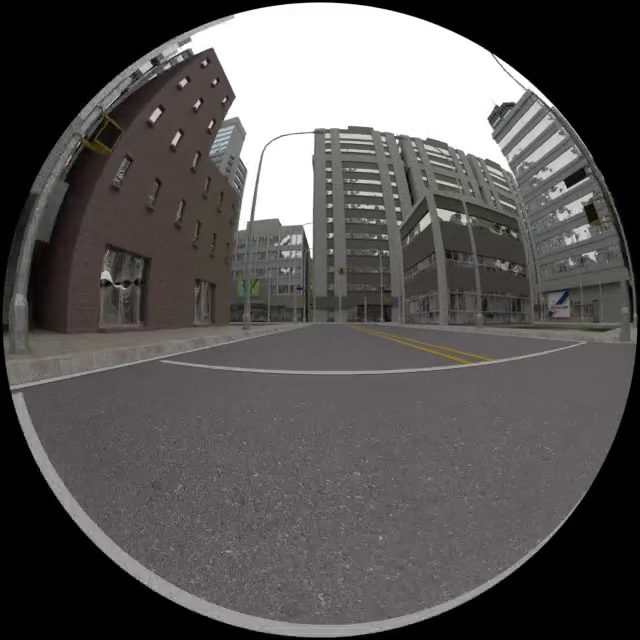
#> input picture frame 3 of 260-290mp4/Back_0260-0290.mp4, 640 x 640 px
$ python stichPanoramas.py   (older library calls are emulated)
#> lines starting #> are read from the running program, lines starting #| are printed output that depends on the picture; after the words box and inside, x2 and y2 are one past the last pixel; in counts of white or black regions, pixels touching at a corner belong together; pictures that were not available may be replaced by others from this repository, and a replacement may not be noted
# -*- coding: utf-8 -*-
"""
Created on Wed Oct 14 15:51:40 2020

@author: Dawid
"""
import cv2
assert int(cv2.__version__[0]) >= 3, 'The fisheye module requires opencv version >= 3.0.0'
import numpy
# import os
import glob
import time
# from matplotlib import pyplot as plt
import sys


# [6 lines left out: function click_event, not called in this run]


def create_maps_using_homography_matrix(source_image, homography_matrix, invert_matrix = False, destination_image = None):
    """creates map to convert source_image to destination_image using
    destination_image = cv2.remap(source_image, map_x, map_y, cv2.INTER_LINEAR)
    https://stackoverflow.com/questions/46520123/how-do-i-use-opencvs-remap-function"""
    # ground truth homography from destination_image to source_image
    if invert_matrix is True:
        _, homography_matrix = cv2.invert(homography_matrix)

    if destination_image is None:
        destination_image = cv2.warpPerspective(source_image, homography_matrix, source_image.shape[:2][::-1])

    # create indices of the destination image and linearize them
    height, width = destination_image.shape[:2]
    indy, indx = numpy.indices((height, width), dtype=numpy.float32)
    linearized_homeography_indices = numpy.array([indx.ravel(), indy.ravel(), numpy.ones_like(indx).ravel()])

    # warp the coordinates of source_image to those of destination_image
    map_ind = homography_matrix.dot(linearized_homeography_indices)
    map_x, map_y = map_ind[:-1]/map_ind[-1]  # ensure homogeneity
    map_x = map_x.reshape(height, width).astype(numpy.float32)
    map_y = map_y.reshape(height, width).astype(numpy.float32)

    # convert maps to fixed point numbers
    map_x_fp, map_y_fp = cv2.convertMaps(map_x, map_y, cv2.CV_32FC1)

    return map_x_fp, map_y_fp

# [45 lines left out: function find_parameters_to_make_top_view, not called in this run]

def make_top_view(img, points_source = None, points_destination = None, shrinking_parameter = None, crop_top = None, crop_bottom = None, map_x = None, map_y = None, return_maps=False):
    # start_time = time.time()
    if shrinking_parameter is None and crop_top is None and crop_bottom is None:
        # top view from points
        if points_source is None:
            #szukanie jakies sensowne? albo cos z gory zalozyc
            heigth, width = img.shape[:2]
            #bottom left, center left, center right, bottom right
            # points_source = numpy.array([[0, heigth], [int(1/4*width), int(heigth/2)], [int(3/4*width), int(heigth/2)], [width, heigth]], dtype=numpy.float32)
            # top left, top right, bottom right, botom left
            points_source = numpy.array([[0,0], [width,0], [0,heigth], [width,heigth]], dtype=numpy.float32)
            # for pt in points_source:
            #     cv2.circle(img, tuple(pt.astype(numpy.int)), 5, (0,0,255), -1)
        if points_destination is None:
            # points_destination = numpy.array([[0, heigth], [0, 0], [width, 0], [width, heigth]], dtype=numpy.float32) # jakies kompletnie losowe tera
            points_destination = numpy.array([[448,609], [580,609], [580,741], [448,741]], dtype=numpy.float32) # jakies kompletnie losowe tera

        homography_matrix = cv2.getPerspectiveTransform(points_source, points_destination)
        if map_x is None or map_y is None:
            map_x, map_y = create_maps_using_homography_matrix(img, homography_matrix, invert_matrix=True)
        result = cv2.remap(img, map_x, map_y, cv2.INTER_LINEAR, cv2.CV_32FC1)
        #result = cv2.warpPerspective(img, homography_matrix, img.shape[:2][::-1])
    else:
        # top view from parameters
        heigth_original, width = img.shape[:2]
        img2=img[crop_top:img.shape[0]-crop_bottom,:,:]
        heigth = heigth_original-crop_top-crop_bottom
        points_source = numpy.array([[0,0], [width,0], [0,heigth], [width,heigth]], dtype=numpy.float32)
        points_destination = numpy.array([[0,0], [width,0], [shrinking_parameter,heigth], [width-shrinking_parameter,heigth]], dtype=numpy.float32)

        homography_matrix = cv2.getPerspectiveTransform(points_source, points_destination)
        if map_x is None or map_y is None:
            map_x, map_y = create_maps_using_homography_matrix(img2, homography_matrix, invert_matrix=True)
        result = cv2.remap(img2, map_x, map_y, cv2.INTER_LINEAR, cv2.CV_32FC1)
        # [11 lines of commented-out code are left out]
    if return_maps is True:
        return result, map_x, map_y
    else:
        return result

# [184 lines left out: functions getCameraParameters_using_omnidirectional, getCameraParameters, undistort, undistort2, undistort3, not called in this run]

def find_undistortion_maps(img, K,D,DIM, balance=0.0, dim2=None, dim3=None):
    # balance not used
    # using undistort3() with undistort_with_maps()
    """https://stackoverflow.com/a/44009548"""
    dim1 = img.shape[:2][::-1]  #dim1 is the dimension of input image to un-distort
    if not dim3:
        dim3 = dim1

    # Scaling the matrix coefficients!
    new_K = K.copy()
    new_K[0,0]=K[0,0]/2
    new_K[1,1]=K[1,1]/2

    # map1, map2 = cv2.fisheye.initUndistortRectifyMap(K, D, numpy.eye(3), new_K, (800,600), cv2.CV_16SC2)  # Pass k in 1st parameter, nk in 4th parameter
    map1, map2 = cv2.fisheye.initUndistortRectifyMap(K, D, numpy.eye(3), new_K, dim3, cv2.CV_16SC2)  # Pass k in 1st parameter, nk in 4th parameter
    return (map1, map2)

def undistort_with_maps(img, maps):
    """https://stackoverflow.com/a/44009548"""
    undistorted_img = cv2.remap(img, maps[0], maps[1], interpolation=cv2.INTER_LINEAR, borderMode=cv2.BORDER_CONSTANT)
    return undistorted_img


# [179 lines left out: functions undistort4, get_rotation_x_clockwise, get_rotation_y_clockwise, get_rotation_z_clockwise, get_translation, get_scale and 4 more, not called in this run]


def combine_top_view(imgBack, imgLeft, imgFront, imgRight, Back_position=None, Left_position=None, Front_position=None, Right_position=None, mask_Back=None, mask_Left=None, mask_Front=None, mask_Right=None, return_masks = False, first_run = False):
    #Position is a list containing x_position, y_position, z_position,
    #                              camera_pitch, camera_yaw, camera_roll,
    #                              image_scale_x, image_scale_y
    # top left is begining x> y\/

    # rotation
    imgBack_rotated = cv2.rotate(imgBack, cv2.ROTATE_180)
    imgLeft_rotated = cv2.rotate(imgLeft, cv2.ROTATE_90_COUNTERCLOCKWISE)
    imgRight_rotated = cv2.rotate(imgRight, cv2.ROTATE_90_CLOCKWISE)

    if Back_position is None:
        Back_position = [0,  5,  0,  \
                         0,  0,  0,     \
                             1, 0.4]
    if Left_position is None:
        Left_position = [-0,  0,  0,  \
                         0,  0,  0,     \
                             0.4, 1]
    if Front_position is None:
        Front_position = [0,  -5,  0,  \
                         0,  0,  0,     \
                             1, 0.4]
    if Right_position is None:
        Right_position = [0,  0,  0,  \
                         0,  0,  0,     \
                             0.4, 1]

    # scale
    imgBack_rotated = cv2.resize(imgBack_rotated, (0, 0), None, Back_position[6], Back_position[7])
    imgLeft_rotated = cv2.resize(imgLeft_rotated, (0, 0), None, Left_position[6], Left_position[7])
    imgFront = cv2.resize(imgFront, (0, 0), None, Front_position[6], Front_position[7])
    imgRight_rotated = cv2.resize(imgRight_rotated, (0, 0), None, Right_position[6], Right_position[7])

    calculate_masks = False
    if first_run is True:
        imgCombined_height = max(imgFront.shape[0] - Front_position[1] + imgBack_rotated.shape[0] + Back_position[1], imgLeft_rotated.shape[0], imgRight_rotated.shape[0])
        imgCombined_width = max(imgRight_rotated.shape[1] + Right_position[0] + imgLeft_rotated.shape[1] - Left_position[0], imgFront.shape[1], imgBack_rotated.shape[1])
        center_x = int(imgCombined_width/2)
        center_y = int(imgCombined_height/2)

        M_Back = get_translation2(center_x-int(imgBack_rotated.shape[1]/2)+Back_position[0], center_y+Back_position[1])
        M_Left = get_translation2(center_x-int(imgLeft_rotated.shape[1])+Left_position[0], center_y-int(imgLeft_rotated.shape[0]/2)+Left_position[1])
        M_Front = get_translation2(center_x-int(imgFront.shape[1]/2)+Front_position[0], center_y-int(imgFront.shape[0])+Front_position[1])
        M_Right = get_translation2(center_x+Right_position[0], center_y-int(imgRight_rotated.shape[0]/2)+Right_position[1])


        warpedBack = cv2.warpAffine(imgBack_rotated, M_Back, (imgCombined_width, imgCombined_height))
        warpedLeft = cv2.warpAffine(imgLeft_rotated, M_Left, (imgCombined_width, imgCombined_height))
        warpedFront = cv2.warpAffine(imgFront, M_Front, (imgCombined_width, imgCombined_height))
        warpedRight = cv2.warpAffine(imgRight_rotated, M_Right, (imgCombined_width, imgCombined_height))

        calculate_masks = True

        # [30 lines of commented-out code are left out]

    else:

        # calculate imgCombined size
        imgCombined_height = min(imgFront.shape[0] - Front_position[1] + imgBack_rotated.shape[0] + Back_position[1], imgLeft_rotated.shape[0], imgRight_rotated.shape[0])
        imgCombined_width = min(imgRight_rotated.shape[1] + Right_position[0] + imgLeft_rotated.shape[1] - Left_position[0], imgFront.shape[1], imgBack_rotated.shape[1])

        center_y = int(imgCombined_height/2)
        center_x = int(imgCombined_width/2)

        # translation
        M_Back = (center_x-int(imgBack_rotated.shape[1]/2)+Back_position[0], center_y+Back_position[1])
        M_Left = (center_x-int(imgLeft_rotated.shape[1])+Left_position[0], center_y-int(imgLeft_rotated.shape[0]/2)+Left_position[1])
        M_Front = (center_x-int(imgFront.shape[1]/2)+Front_position[0], center_y-int(imgFront.shape[0])+Front_position[1],0)
        M_Right = (center_x+Right_position[0], center_y-int(imgRight_rotated.shape[0]/2)+Right_position[1])

        warpedBack = numpy.zeros((imgCombined_height, imgCombined_width, 3))
        warpedLeft = numpy.zeros((imgCombined_height, imgCombined_width, 3))
        warpedFront = numpy.zeros((imgCombined_height, imgCombined_width, 3))
        warpedRight = numpy.zeros((imgCombined_height, imgCombined_width, 3))

        warpedBack[M_Back[1] : M_Back[1] + imgBack_rotated.shape[0], :, : ] = imgBack_rotated[:, int(imgBack_rotated.shape[1]/2) - Back_position[0] - center_x : int(imgBack_rotated.shape[1]/2) - Back_position[0] + center_x , :]
        warpedFront[M_Front[1] : M_Front[1] + imgFront.shape[0], :, : ] = imgFront[:, int(imgFront.shape[1]/2) - Front_position[0] - center_x : int(imgFront.shape[1]/2) - Front_position[0] + center_x , :]
        warpedLeft[:, M_Left[0] : M_Left[0] + imgLeft_rotated.shape[1], : ] = imgLeft_rotated[int(imgLeft_rotated.shape[0]/2) - Left_position[1] - center_y : int(imgLeft_rotated.shape[0]/2) - Left_position[1] + center_y , :, :]
        warpedRight[:, M_Right[0] : M_Right[0] + imgRight_rotated.shape[1], : ] = imgRight_rotated[int(imgRight_rotated.shape[0]/2) - Right_position[1] - center_y : int(imgRight_rotated.shape[0]/2) - Right_position[1] + center_y , :, :]


    if return_masks is True or calculate_masks is True:
        mask_Back = (warpedBack != 0)
        mask_Left = (warpedLeft != 0)
        mask_Front = (warpedFront != 0)
        mask_Right = (warpedRight != 0)


    # combine
    imgCombined = numpy.zeros((imgCombined_height, imgCombined_width, 3), dtype=numpy.uint8)
    imgCombined[mask_Left] = warpedLeft[mask_Left]
    imgCombined[mask_Right] = warpedRight[mask_Right]
    imgCombined[mask_Back] = warpedBack[mask_Back]
    imgCombined[mask_Front] = warpedFront[mask_Front]

    # [19 lines of commented-out code are left out]

    if return_masks:
        return mask_Back, mask_Left, mask_Front, mask_Right
    else:
        return imgCombined

def equirect_proj(x_proj, y_proj, W, H, fov):
    """Return the equirectangular projection on a unit sphere,
    given cartesian coordinates of the de-warped image."""
    theta_alt = x_proj * fov / W
    phi_alt = y_proj * numpy.pi / H

    x = numpy.sin(theta_alt) * numpy.cos(phi_alt)
    y = numpy.sin(phi_alt)
    z = numpy.cos(theta_alt) * numpy.cos(phi_alt)

    return numpy.arctan2(y, x), numpy.arctan2(numpy.sqrt(x**2 + y**2), z)


def buildmap(Ws, Hs, Wd, Hd, fov=180.0):
    """Return a mapping from de-warped images to fisheye images."""
    fov = fov * numpy.pi / 180.0

    # cartesian coordinates of the de-warped rectangular image
    ys, xs = numpy.indices((Hs, Ws), numpy.float32)
    y_proj = Hs / 2.0 - ys
    x_proj = xs - Ws / 2.0

    # spherical coordinates
    theta, phi = equirect_proj(x_proj, y_proj, Ws, Hs, fov)

    # polar coordinates (of the fisheye image)
    p = Hd * phi / fov

    # cartesian coordinates of the fisheye image
    y_fish = p * numpy.sin(theta)
    x_fish = p * numpy.cos(theta)

    ymap = Hd / 2.0 - y_fish
    xmap = Wd / 2.0 + x_fish

    # convert maps to fixed point numbers
    xmap_fp, ymap_fp = cv2.convertMaps(xmap, ymap, cv2.CV_32FC1)

    return xmap_fp, ymap_fp


# [271 lines left out: functions stack_two_images_with_offsets, find_parameters_for_two_image_stack, warpTwoImages, stitch_two_images_using_ORB, not called in this run]


class Main():

    def __init__(self):
        self.K = None
        self.D = None
        self.DIM = None


        self.load_cameras()
        self.frame_counter = 0
        if MAKE_TOP_VIEW is True:
            self.calibrate_top_view()
        if MAKE_EQUIRECTANGULAR_PROJECTION is True:
            self.calibrate_equirectangular_projection()


    def load_cameras(self):
        self.capBack = cv2.VideoCapture("260-290mp4/Back_0260-0290.mp4")
        self.capLeft = cv2.VideoCapture("260-290mp4/Left_0260-0290.mp4")
        self.capFront = cv2.VideoCapture("260-290mp4/Front_0260-0290.mp4")
        self.capRight = cv2.VideoCapture("260-290mp4/Right_0260-0290.mp4")


    def calibrate_camera(self):
        """
        Calibrate camera
        """
        if USE_PREDEFINED_CAMERA_PARAMETERS is True:
            self.K = numpy.array([[219.85077387813544, 0.0, 321.8468539428703], [0.0, 219.81115217715458, 321.26199300586325], [0.0, 0.0, 1.0]])
            self.D = numpy.array([[-0.02236163741176025], [-0.01566355538478192], [0.0066695817100666304], [-0.0009867103996664935]])
            self.DIM =(640, 640)
        elif ONLY_VALID_IMAGES_FOR_CAMERA_CALIBRATION is True:
            calibrationDirectory = only_valid_images_for_calibration
            self.K, self.D, self.DIM = getCameraParameters_using_omnidirectional(calibrationDirectory)
            self.K, self.D, self.DIM = getCameraParameters(calibrationDirectory)
        else:
            calibrationDirectory = 'dataset5/*.jpg'
            calibrationDirectory = glob.glob(calibrationDirectory)
            self.K, self.D, self.DIM = getCameraParameters_using_omnidirectional(calibrationDirectory)
            self.K, self.D, self.DIM = getCameraParameters(calibrationDirectory)


        # [17 lines of commented-out code are left out]


    def calibrate_top_view(self):
        """
        Calibrate top view
        """
        if self.frame_counter == 0:
            self.read_frame()
#> in read_frame, self.imgBack is the input picture: shape (640, 640, 3); mean B, G, R 85.1, 85.7, 87.5
        if self.K is None or self.D is None or self.DIM is None:
            self.calibrate_camera()


        #unwrap images using fisheye calibration
        self.undistortion_maps = find_undistortion_maps(self.imgBack,self.K,self.D,self.DIM)
        imgBack_unwarped0 = undistort_with_maps(self.imgBack, self.undistortion_maps)
        imgLeft_unwarped0 = undistort_with_maps(self.imgLeft, self.undistortion_maps)
        imgFront_unwarped0 = undistort_with_maps(self.imgFront, self.undistortion_maps)
        imgRight_unwarped0 = undistort_with_maps(self.imgRight, self.undistortion_maps)
        # img3 = numpy.concatenate((imgBack_unwarped0, imgLeft_unwarped0, imgFront_unwarped0, imgRight_unwarped0), axis=1)

        if USE_PREDEFINED_TOP_VIEW_PARAMETERS is True:
            # 1 version
            self.shrinking_parameter = 300
            self.crop_top = 340
            self.crop_bottom = 0
            # 3 version
            # shrinking_parameter = 290
            # crop_top = 350
            # crop_bottom = 0
            _, self.top_view_map_x, self.top_view_map_y = make_top_view(imgBack_unwarped0, shrinking_parameter=self.shrinking_parameter, crop_top=self.crop_top, crop_bottom=self.crop_bottom, return_maps=True)
        else:
            self.shrinking_parameter, self.crop_top, self.crop_bottom, self.top_view_map_x, self.top_view_map_y = find_parameters_to_make_top_view(imgBack_unwarped0)

        imgBack_topview = make_top_view(imgBack_unwarped0, shrinking_parameter=self.shrinking_parameter, crop_top=self.crop_top, crop_bottom=self.crop_bottom, map_x=self.top_view_map_x, map_y=self.top_view_map_y)
        imgLeft_topview = make_top_view(imgLeft_unwarped0, shrinking_parameter=self.shrinking_parameter, crop_top=self.crop_top, crop_bottom=self.crop_bottom, map_x=self.top_view_map_x, map_y=self.top_view_map_y)
        imgFront_topview = make_top_view(imgFront_unwarped0, shrinking_parameter=self.shrinking_parameter, crop_top=self.crop_top, crop_bottom=self.crop_bottom, map_x=self.top_view_map_x, map_y=self.top_view_map_y)
        imgRight_topview = make_top_view(imgRight_unwarped0, shrinking_parameter=self.shrinking_parameter, crop_top=self.crop_top, crop_bottom=self.crop_bottom, map_x=self.top_view_map_x, map_y=self.top_view_map_y)
        # [7 lines of commented-out code are left out]


        if USE_PREDEFINED_COMBINE_TOP_VIEW_PARAMETERS is True:
            # 1 version
            self.Back_position = [0, 8, 0, 0, 0, 0, 1.38, 0.56]
            self.Left_position = [0, 0, 0, 0, 0, 0, 0.54, 1.56]
            self.Front_position = [0, -8, 0, 0, 0, 0, 1.38, 0.56]
            self.Right_position = [0, 0, 0, 0, 0, 0, 0.54, 1.56]

            # [5 lines of commented-out code are left out]
            self.mask_Back, self.mask_Left, self.mask_Front, self.mask_Right = combine_top_view(imgBack_topview, imgLeft_topview, imgFront_topview, imgRight_topview, self.Back_position, self.Left_position, self.Front_position, self.Right_position, return_masks=True, first_run=False)
#> in combine_top_view, `imgLeft_rotated = cv2.resize(imgLeft_rotated, (0, 0), None, Left_posit..`:
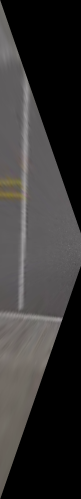
#> imgLeft_rotated: shape (998, 162, 3) (shown at 1/2 size); mean B, G, R 52.3, 53.1, 54.9
#> in combine_top_view, `imgFront = cv2.resize(imgFront, (0, 0), None, Front_position[6], Front..`:
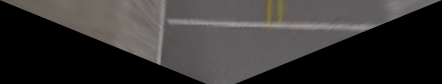
#> imgFront: shape (168, 883, 3) (shown at 1/2 size); mean of channels 0, 1, 2 52.3, 53.1, 54.9; drawn as B, G, R
#> in combine_top_view, `imgRight_rotated = cv2.resize(imgRight_rotated, (0, 0), None, Right_po..`:
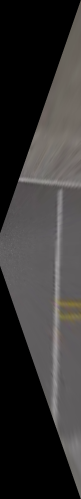
#> imgRight_rotated: shape (998, 162, 3) (shown at 1/2 size); mean B, G, R 52.3, 53.1, 54.9
#> in combine_top_view, `warpedFront[M_Front[1] : M_Front[1] + imgFront.shape[0], :, : ] = imgF..`:
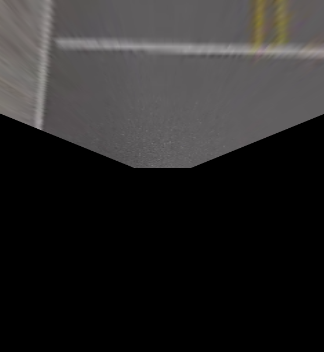
#> warpedFront: shape (352, 324, 3) float64; mean of channels 0, 1, 2 39.9, 40.1, 41.4; drawn as B, G, R
#> in combine_top_view, `warpedRight[:, M_Right[0] : M_Right[0] + imgRight_rotated.shape[1], : ..`:
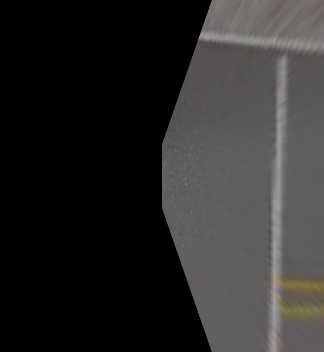
#> warpedRight: shape (352, 324, 3) float64; mean B, G, R 42, 42.3, 43.6
#> in combine_top_view, `mask_Back = (warpedBack != 0)`:
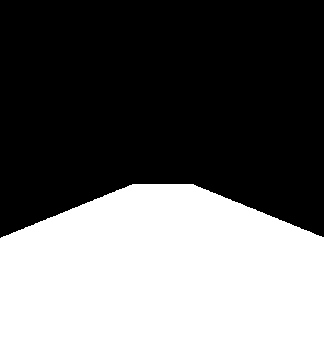
#> mask_Back: shape (352, 324, 3) bool; 41.5% white; 1 white region, box (x1, y1, x2, y2) and area: (0, 184, 324, 352) 47325
#> in combine_top_view, `mask_Left = (warpedLeft != 0)`:
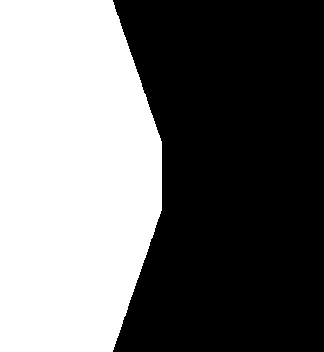
#> mask_Left: shape (352, 324, 3) bool; 43.8% white; 1 white region, box (x1, y1, x2, y2) and area: (0, 0, 162, 352) 49994
#> (the rest of the program and of its run is left out)
